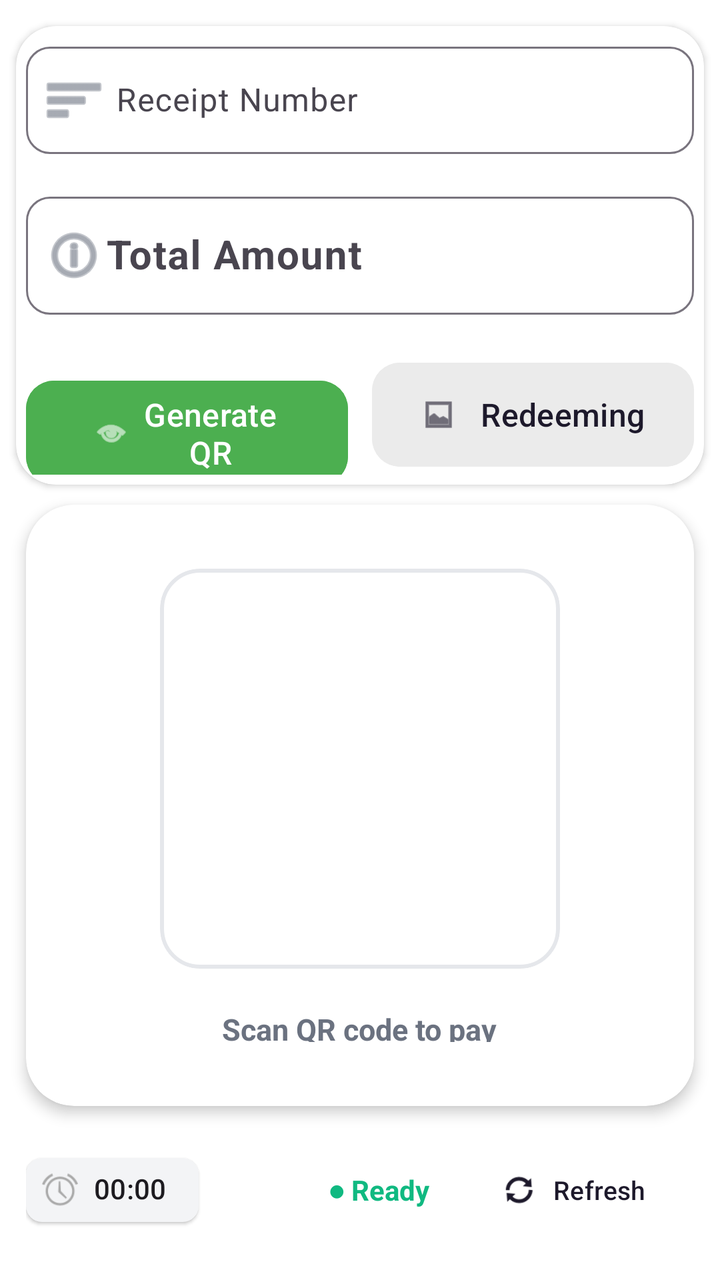
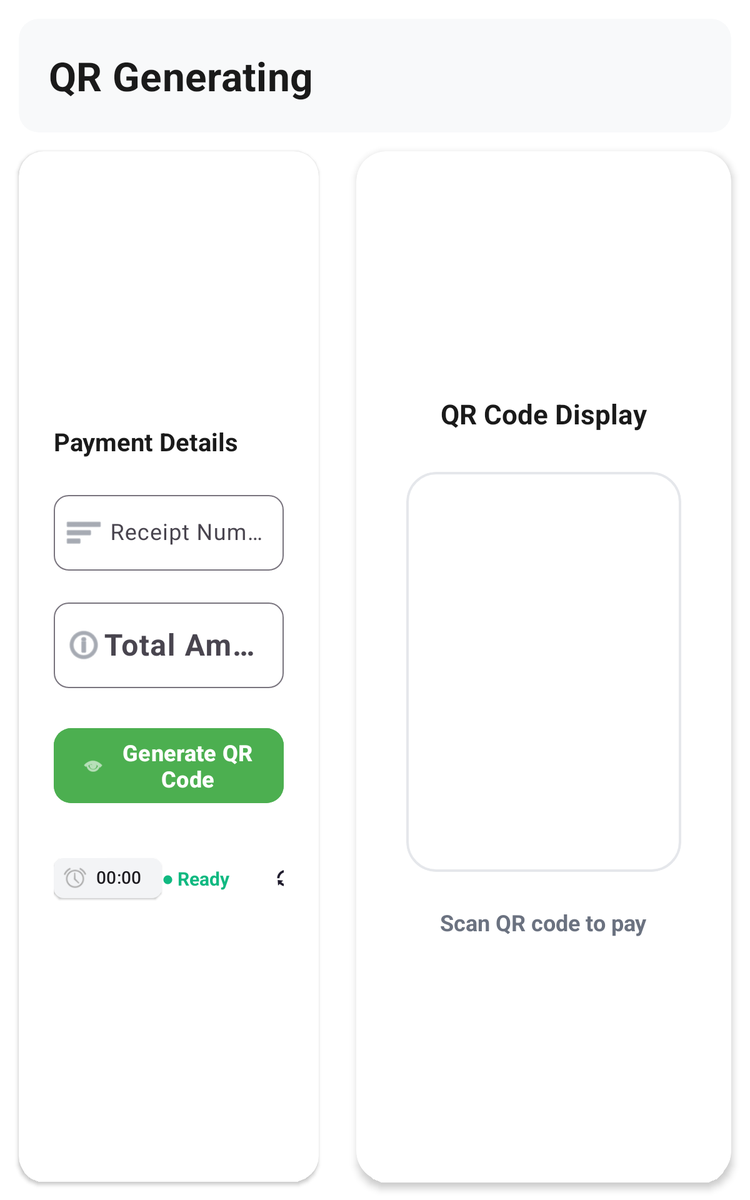

First picture: res/layout/ on a phone held upright. Second picture: the repository's own variant of that layout, on a device whose configuration matches the variant's folder. Source for both follows.
<!-- AndroidManifest.xml: application theme Theme.AdminLoyalty -->
<!-- res/layout/activity_cashier.xml -->
<?xml version="1.0" encoding="utf-8"?>
<androidx.constraintlayout.widget.ConstraintLayout
    xmlns:android="http://schemas.android.com/apk/res/android"
    xmlns:app="http://schemas.android.com/apk/res-auto"
    xmlns:tools="http://schemas.android.com/tools"
    android:layout_width="match_parent"
    android:layout_height="match_parent"
    android:id="@+id/cashier_main"
    android:background="@color/white"
    android:padding="3dp">

    
    <com.google.android.material.card.MaterialCardView
        android:id="@+id/input_card"
        android:layout_width="0dp"
        android:layout_height="wrap_content"
        android:layout_marginTop="10dp"
        android:layout_marginStart="5dp"
        android:layout_marginEnd="5dp"
        app:cardCornerRadius="20dp"
        app:cardElevation="2dp"
        app:strokeWidth="0dp"
        android:backgroundTint="@color/white"
        app:layout_constraintTop_toTopOf="parent"
        app:layout_constraintStart_toStartOf="parent"
        app:layout_constraintEnd_toEndOf="parent">

        <LinearLayout
            android:layout_width="match_parent"
            android:layout_height="wrap_content"
            android:orientation="vertical"
            android:padding="5dp">

            <com.google.android.material.textfield.TextInputLayout
                android:id="@+id/til_receipt"
                style="@style/Widget.Material3.TextInputLayout.OutlinedBox"
                android:layout_width="match_parent"
                android:layout_height="wrap_content"
                android:hint="Receipt Number"
                app:boxCornerRadiusTopStart="12dp"
                app:boxCornerRadiusTopEnd="12dp"
                app:boxCornerRadiusBottomStart="12dp"
                app:boxCornerRadiusBottomEnd="12dp"
                app:startIconDrawable="@android:drawable/ic_menu_sort_by_size"
                app:startIconTint="#6B7280"
                app:hintTextColor="#6B7280">

                <com.google.android.material.textfield.TextInputEditText
                    android:id="@+id/et_receipt"
                    android:layout_width="match_parent"
                    android:layout_height="wrap_content"
                    android:paddingStart="45dp"
                    android:inputType="text"
                    android:textSize="16sp"
                    android:maxLines="1"
                    android:paddingVertical="16dp"/>
            </com.google.android.material.textfield.TextInputLayout>

            <com.google.android.material.textfield.TextInputLayout
                android:id="@+id/til_amount"
                style="@style/Widget.Material3.TextInputLayout.OutlinedBox"
                android:layout_width="match_parent"
                android:layout_height="wrap_content"
                android:layout_marginTop="16dp"
                android:hint="Total Amount"
                app:boxCornerRadiusTopStart="12dp"
                app:boxCornerRadiusTopEnd="12dp"
                app:boxCornerRadiusBottomStart="12dp"
                app:boxCornerRadiusBottomEnd="12dp"
                app:prefixText="MAD "
                app:startIconDrawable="@android:drawable/ic_menu_info_details"
                app:startIconTint="#6B7280"
                app:hintTextColor="#6B7280">

                <com.google.android.material.textfield.TextInputEditText
                    android:id="@+id/et_amount"
                    android:layout_width="match_parent"
                    android:paddingStart="40dp"
                    android:layout_height="wrap_content"
                    android:inputType="numberDecimal"
                    android:textSize="20sp"
                    android:textStyle="bold"
                    android:maxLines="1"
                    android:paddingVertical="16dp"/>
            </com.google.android.material.textfield.TextInputLayout>

            <LinearLayout
                android:layout_width="match_parent"
                android:layout_height="wrap_content"
                android:orientation="horizontal"
                android:layout_marginTop="20dp">

                <com.google.android.material.button.MaterialButton
                    android:id="@+id/btn_generate"
                    android:layout_width="0dp"
                    android:layout_height="60dp"
                    android:layout_weight="1"
                    android:text="Generate QR"
                    android:textSize="16sp"
                    app:icon="@android:drawable/ic_menu_view"
                    android:backgroundTint="@color/colorSuccess"
                    app:iconGravity="textStart"
                    app:iconPadding="5dp"
                    app:cornerRadius="14dp"
                    android:elevation="0dp"/>

                <Space
                    android:layout_width="12dp"
                    android:layout_height="0dp"/>

                <com.google.android.material.button.MaterialButton
                    android:id="@+id/btn_redeeming"
                    style="@style/Widget.Material3.Button.TonalButton"
                    android:layout_width="0dp"
                    android:layout_height="60dp"
                    android:layout_weight="1"
                    android:backgroundTint="@color/light_grey"
                    android:text="Redeeming"
                    android:textSize="16sp"
                    app:icon="@android:drawable/ic_menu_gallery"
                    app:iconGravity="textStart"
                    app:iconPadding="12dp"
                    app:cornerRadius="14dp"
                    android:elevation="0dp"/>
            </LinearLayout>
        </LinearLayout>
    </com.google.android.material.card.MaterialCardView>

    
    <com.google.android.material.card.MaterialCardView
        android:id="@+id/card_qr"
        android:layout_width="0dp"
        android:layout_height="0dp"
        android:layout_margin="10dp"
        android:layout_marginBottom="8dp"
        app:cardCornerRadius="24dp"
        app:cardElevation="4dp"
        app:strokeWidth="0dp"
        android:backgroundTint="@color/white"
        app:layout_constraintTop_toBottomOf="@id/input_card"
        app:layout_constraintStart_toStartOf="parent"
        app:layout_constraintEnd_toEndOf="parent"
        app:layout_constraintBottom_toTopOf="@id/status_row">

        <LinearLayout
            android:layout_width="match_parent"
            android:layout_height="match_parent"
            android:padding="32dp"
            android:gravity="center"
            android:orientation="vertical">

            <com.google.android.material.card.MaterialCardView
                android:layout_width="wrap_content"
                android:layout_height="wrap_content"
                app:cardCornerRadius="20dp"
                app:cardElevation="0dp"
                app:strokeWidth="2dp"
                app:strokeColor="#E5E7EB">

                <ImageView
                    android:id="@+id/img_qr"
                    android:layout_width="200dp"
                    android:layout_height="200dp"
                    android:contentDescription="QR code"
                    android:padding="16dp"
                    android:background="@color/white"
                    android:scaleType="fitCenter"/>
            </com.google.android.material.card.MaterialCardView>

            <TextView
                android:id="@+id/tv_qr_meta"
                android:layout_width="wrap_content"
                android:layout_height="wrap_content"
                android:text="Scan QR code to pay"
                android:textSize="15sp"
                android:textColor="#6B7280"
                android:textStyle="bold"
                android:gravity="center"
                android:layout_marginTop="20dp"/>

            <ProgressBar
                android:id="@+id/progress_issuing"
                android:layout_width="wrap_content"
                android:layout_height="wrap_content"
                android:visibility="gone"
                android:indeterminate="true"
                android:layout_marginTop="16dp"/>
        </LinearLayout>
    </com.google.android.material.card.MaterialCardView>

    
    <LinearLayout
        android:id="@+id/status_row"
        android:layout_width="0dp"
        android:layout_height="wrap_content"
        android:orientation="horizontal"
        android:gravity="center_vertical"
        android:layout_margin="10dp"
        android:paddingVertical="8dp"
        android:layout_marginBottom="8dp"
        app:layout_constraintBottom_toTopOf="@id/card_confirm"
        app:layout_constraintStart_toStartOf="parent"
        app:layout_constraintEnd_toEndOf="parent">

        <com.google.android.material.chip.Chip
            android:id="@+id/chip_timer"
            style="@style/Widget.Material3.Chip.Assist.Elevated"
            android:layout_width="wrap_content"
            android:layout_height="wrap_content"
            android:text="00:00"
            android:textStyle="bold"
            app:chipIcon="@android:drawable/ic_lock_idle_alarm"
            app:chipIconVisible="true"
            app:chipBackgroundColor="#F3F4F6"/>

        <Space
            android:layout_width="0dp"
            android:layout_height="0dp"
            android:layout_weight="1"/>

        <com.google.android.material.textview.MaterialTextView
            android:id="@+id/tv_status"
            android:layout_width="wrap_content"
            android:layout_height="wrap_content"
            android:text="● Ready"
            android:textSize="14sp"
            android:textStyle="bold"
            android:textColor="#10B981"
            android:layout_marginEnd="12dp"/>

        <com.google.android.material.button.MaterialButton
            android:id="@+id/btn_refresh"
            style="@style/Widget.Material3.Button.TonalButton"
            android:layout_width="wrap_content"
            android:layout_height="40dp"
            android:text="Refresh"
            android:backgroundTint="@color/white"
            android:textSize="13sp"
            android:minWidth="0dp"
            app:icon="@android:drawable/ic_popup_sync"
            app:iconGravity="textStart"
            app:cornerRadius="10dp"/>
    </LinearLayout>

    
    <com.google.android.material.card.MaterialCardView
        android:id="@+id/card_confirm"
        android:layout_width="0dp"
        android:layout_height="wrap_content"
        android:visibility="gone"
        android:backgroundTint="@color/white"
        app:cardCornerRadius="20dp"
        app:cardElevation="8dp"
        app:strokeWidth="0dp"
        app:layout_constraintBottom_toBottomOf="parent"
        app:layout_constraintStart_toStartOf="parent"
        app:layout_constraintEnd_toEndOf="parent">

        <LinearLayout
            android:layout_width="match_parent"
            android:layout_height="wrap_content"
            android:orientation="vertical"
            android:padding="24dp">

            <LinearLayout
                android:layout_width="match_parent"
                android:layout_height="wrap_content"
                android:orientation="horizontal"
                android:gravity="center_vertical">

                <LinearLayout
                    android:layout_width="0dp"
                    android:layout_height="wrap_content"
                    android:layout_weight="1"
                    android:orientation="vertical">

                    <com.google.android.material.textview.MaterialTextView
                        android:id="@+id/tvConfirmTitle"
                        android:layout_width="wrap_content"
                        android:layout_height="wrap_content"
                        android:text="✓ Payment Received"
                        android:textStyle="bold"
                        android:textSize="19sp"
                        android:textColor="#1A1A1A"/>

                    <com.google.android.material.textview.MaterialTextView
                        android:id="@+id/tv_confirm_details"
                        android:layout_width="wrap_content"
                        android:layout_height="wrap_content"
                        android:text="Receipt #— · MAD —"
                        android:layout_marginTop="6dp"
                        android:textSize="14sp"
                        android:textColor="#6B7280"/>
                </LinearLayout>

                <com.google.android.material.chip.Chip
                    android:id="@+id/chip_confirm_timer"
                    style="@style/Widget.Material3.Chip.Assist.Elevated"
                    android:layout_width="wrap_content"
                    android:layout_height="wrap_content"
                    android:text="10s"
                    android:textStyle="bold"
                    app:chipIcon="@android:drawable/ic_lock_idle_alarm"
                    app:chipIconVisible="true"
                    app:chipBackgroundColor="#FEF3C7"/>
            </LinearLayout>

            <LinearLayout
                android:layout_width="match_parent"
                android:layout_height="wrap_content"
                android:orientation="horizontal"
                android:layout_marginTop="20dp"
                android:gravity="center">

                <com.google.android.material.button.MaterialButton
                    android:id="@+id/btn_cancel"
                    style="@style/Widget.Material3.Button.OutlinedButton"
                    android:layout_width="0dp"
                    android:layout_height="56dp"
                    android:layout_weight="1"
                    android:text="Cancel"
                    android:textSize="15sp"
                    android:textStyle="bold"
                    app:cornerRadius="12dp"
                    app:strokeWidth="2dp"/>

                <Space android:layout_width="16dp" android:layout_height="0dp"/>

                <com.google.android.material.button.MaterialButton
                    android:id="@+id/btn_confirm"
                    android:layout_width="0dp"
                    android:layout_height="56dp"
                    android:layout_weight="1"
                    android:text="Confirm"
                    android:textSize="15sp"
                    android:textStyle="bold"
                    app:icon="@android:drawable/ic_menu_send"
                    app:iconGravity="textEnd"
                    app:cornerRadius="12dp"/>
            </LinearLayout>
        </LinearLayout>
    </com.google.android.material.card.MaterialCardView>


</androidx.constraintlayout.widget.ConstraintLayout>
<!-- resources referenced by this layout -->
<resources>
  <color name="colorSuccess">#4CAF50</color>
  <color name="light_grey">#EBEBEB</color>
  <color name="white">#FFFFFFFF</color>
  <style name="Theme.AdminLoyalty" parent="Base.Theme.AdminLoyalty" />
  <style name="Base.Theme.AdminLoyalty" parent="Theme.Material3.DayNight.NoActionBar">
          
          <item name="colorPrimary">@android:color/darker_gray</item>
          <item name="colorOnPrimary">@color/white</item>
          
          <item name="colorSecondary">@android:color/darker_gray</item>
          <item name="colorOnSecondary">@color/black</item>
          
          <item name="android:statusBarColor">@android:color/darker_gray</item>
      </style>
  <color name="black">#FF000000</color>
</resources>
<!-- res/layout-sw600dp/activity_cashier.xml (the repository's variant of the layout above) -->
<!-- drawn on a 7-inch tablet held upright -->
<?xml version="1.0" encoding="utf-8"?>
<androidx.constraintlayout.widget.ConstraintLayout
    xmlns:android="http://schemas.android.com/apk/res/android"
    xmlns:app="http://schemas.android.com/apk/res-auto"
    xmlns:tools="http://schemas.android.com/tools"
    android:layout_width="match_parent"
    android:layout_height="match_parent"
    android:id="@+id/cashier_main"
    android:background="@color/white" >

    
    <com.google.android.material.card.MaterialCardView
        android:id="@+id/header_card"
        android:layout_width="0dp"
        android:layout_height="wrap_content"
        android:backgroundTint="#F8F9FA"
        android:layout_margin="15dp"
        app:cardCornerRadius="16dp"
        app:cardElevation="0dp"
        app:layout_constraintEnd_toEndOf="parent"
        app:layout_constraintStart_toStartOf="parent"
        app:layout_constraintTop_toTopOf="parent"
        app:strokeWidth="0dp">

        <LinearLayout
            android:layout_width="match_parent"
            android:layout_height="wrap_content"
            android:orientation="vertical"
            android:padding="24dp">

            <com.google.android.material.textview.MaterialTextView
                android:id="@+id/title"
                android:layout_width="wrap_content"
                android:layout_height="wrap_content"
                android:letterSpacing="0.005"
                android:text="QR Generating"
                android:textColor="#1A1A1A"
                android:textSize="32sp"
                android:textStyle="bold" />

        </LinearLayout>
    </com.google.android.material.card.MaterialCardView>

    
    <com.google.android.material.card.MaterialCardView
        android:id="@+id/input_card"
        android:layout_width="0dp"
        android:layout_height="0dp"
        android:layout_margin="15dp"
        app:cardCornerRadius="20dp"
        app:cardElevation="2dp"
        app:strokeWidth="0dp"
        android:backgroundTint="@color/white"
        app:layout_constraintTop_toBottomOf="@id/header_card"
        app:layout_constraintStart_toStartOf="parent"
        app:layout_constraintEnd_toStartOf="@id/card_qr"
        app:layout_constraintBottom_toTopOf="@id/card_confirm"
        app:layout_constraintWidth_percent="0.4">

        <LinearLayout
            android:layout_width="match_parent"
            android:layout_height="match_parent"
            android:orientation="vertical"
            android:padding="28dp"
            android:gravity="center_vertical">

            <com.google.android.material.textview.MaterialTextView
                android:layout_width="wrap_content"
                android:layout_height="wrap_content"
                android:text="Payment Details"
                android:textSize="20sp"
                android:textStyle="bold"
                android:textColor="#1A1A1A"
                android:layout_marginBottom="24dp"/>

            <com.google.android.material.textfield.TextInputLayout
                android:id="@+id/til_receipt"
                style="@style/Widget.Material3.TextInputLayout.OutlinedBox"
                android:layout_width="match_parent"
                android:layout_height="wrap_content"
                android:hint="Receipt Number"
                app:boxCornerRadiusTopStart="12dp"
                app:boxCornerRadiusTopEnd="12dp"
                app:boxCornerRadiusBottomStart="12dp"
                app:boxCornerRadiusBottomEnd="12dp"
                app:startIconDrawable="@android:drawable/ic_menu_sort_by_size"
                app:startIconTint="#6B7280"
                app:hintTextColor="#6B7280">

                <com.google.android.material.textfield.TextInputEditText
                    android:id="@+id/et_receipt"
                    android:layout_width="match_parent"
                    android:layout_height="wrap_content"
                    android:paddingStart="45dp"
                    android:inputType="text"
                    android:textSize="18sp"
                    android:maxLines="1"
                    android:paddingVertical="18dp"/>
            </com.google.android.material.textfield.TextInputLayout>

            <com.google.android.material.textfield.TextInputLayout
                android:id="@+id/til_amount"
                style="@style/Widget.Material3.TextInputLayout.OutlinedBox"
                android:layout_width="match_parent"
                android:layout_height="wrap_content"
                android:layout_marginTop="20dp"
                android:hint="Total Amount"
                app:boxCornerRadiusTopStart="12dp"
                app:boxCornerRadiusTopEnd="12dp"
                app:boxCornerRadiusBottomStart="12dp"
                app:boxCornerRadiusBottomEnd="12dp"
                app:prefixText="MAD "
                app:startIconDrawable="@android:drawable/ic_menu_info_details"
                app:startIconTint="#6B7280"
                app:hintTextColor="#6B7280">

                <com.google.android.material.textfield.TextInputEditText
                    android:id="@+id/et_amount"
                    android:layout_width="match_parent"
                    android:paddingStart="40dp"
                    android:layout_height="wrap_content"
                    android:inputType="numberDecimal"
                    android:textSize="24sp"
                    android:textStyle="bold"
                    android:maxLines="1"
                    android:paddingVertical="18dp"/>
            </com.google.android.material.textfield.TextInputLayout>

            <com.google.android.material.button.MaterialButton
                android:id="@+id/btn_generate"
                android:layout_width="match_parent"
                android:layout_height="68dp"
                android:layout_marginTop="28dp"
                android:text="Generate QR Code"
                android:textSize="18sp"
                android:textStyle="bold"
                app:icon="@android:drawable/ic_menu_view"
                android:backgroundTint="@color/colorSuccess"
                app:iconGravity="textStart"
                app:iconPadding="12dp"
                app:cornerRadius="14dp"
                android:elevation="0dp"/>

            
            <LinearLayout
                android:layout_width="match_parent"
                android:layout_height="wrap_content"
                android:orientation="horizontal"
                android:gravity="center_vertical"
                android:layout_marginTop="32dp">

                <com.google.android.material.chip.Chip
                    android:id="@+id/chip_timer"
                    style="@style/Widget.Material3.Chip.Assist.Elevated"
                    android:layout_width="wrap_content"
                    android:layout_height="wrap_content"
                    android:text="00:00"
                    android:textStyle="bold"
                    android:textSize="14sp"
                    app:chipIcon="@android:drawable/ic_lock_idle_alarm"
                    app:chipIconVisible="true"
                    app:chipBackgroundColor="#F3F4F6"/>

                <Space
                    android:layout_width="0dp"
                    android:layout_height="0dp"
                    android:layout_weight="1"/>

                <com.google.android.material.textview.MaterialTextView
                    android:id="@+id/tv_status"
                    android:layout_width="wrap_content"
                    android:layout_height="wrap_content"
                    android:text="● Ready"
                    android:textSize="15sp"
                    android:textStyle="bold"
                    android:textColor="#10B981"
                    android:layout_marginEnd="12dp"/>

                <com.google.android.material.button.MaterialButton
                    android:id="@+id/btn_refresh"
                    style="@style/Widget.Material3.Button.TonalButton"
                    android:layout_width="wrap_content"
                    android:layout_height="44dp"
                    android:text="Refresh"
                    android:backgroundTint="@color/white"
                    android:textSize="14sp"
                    android:minWidth="0dp"
                    app:icon="@android:drawable/ic_popup_sync"
                    app:iconGravity="textStart"
                    app:cornerRadius="10dp"/>
            </LinearLayout>
        </LinearLayout>
    </com.google.android.material.card.MaterialCardView>

    
    <com.google.android.material.card.MaterialCardView
        android:id="@+id/card_qr"
        android:layout_width="0dp"
        android:layout_height="0dp"
        android:layout_margin="15dp"
        app:cardCornerRadius="24dp"
        app:cardElevation="4dp"
        app:strokeWidth="0dp"
        android:backgroundTint="@color/white"
        app:layout_constraintTop_toBottomOf="@id/header_card"
        app:layout_constraintStart_toEndOf="@id/input_card"
        app:layout_constraintEnd_toEndOf="parent"
        app:layout_constraintBottom_toTopOf="@id/card_confirm">

        <LinearLayout
            android:layout_width="match_parent"
            android:layout_height="match_parent"
            android:padding="40dp"
            android:gravity="center"
            android:orientation="vertical">

            <com.google.android.material.textview.MaterialTextView
                android:layout_width="wrap_content"
                android:layout_height="wrap_content"
                android:text="QR Code Display"
                android:textSize="22sp"
                android:textStyle="bold"
                android:textColor="#1A1A1A"
                android:layout_marginBottom="32dp"/>

            <com.google.android.material.card.MaterialCardView
                android:layout_width="wrap_content"
                android:layout_height="wrap_content"
                app:cardCornerRadius="24dp"
                app:cardElevation="0dp"
                app:strokeWidth="2dp"
                app:strokeColor="#E5E7EB">

                <ImageView
                    android:id="@+id/img_qr"
                    android:layout_width="320dp"
                    android:layout_height="320dp"
                    android:contentDescription="QR code"
                    android:padding="24dp"
                    android:background="@color/white"
                    android:scaleType="fitCenter"/>
            </com.google.android.material.card.MaterialCardView>

            <TextView
                android:id="@+id/tv_qr_meta"
                android:layout_width="wrap_content"
                android:layout_height="wrap_content"
                android:text="Scan QR code to pay"
                android:textSize="18sp"
                android:textColor="#6B7280"
                android:textStyle="bold"
                android:gravity="center"
                android:layout_marginTop="28dp"/>

            <ProgressBar
                android:id="@+id/progress_issuing"
                android:layout_width="wrap_content"
                android:layout_height="wrap_content"
                android:visibility="gone"
                android:indeterminate="true"
                android:layout_marginTop="20dp"/>
        </LinearLayout>
    </com.google.android.material.card.MaterialCardView>

    
    <com.google.android.material.card.MaterialCardView
        android:id="@+id/card_confirm"
        android:layout_width="0dp"
        android:layout_height="wrap_content"
        android:visibility="gone"
        android:layout_marginTop="16dp"
        android:backgroundTint="@color/white"
        app:cardCornerRadius="20dp"
        app:cardElevation="8dp"
        app:strokeWidth="0dp"
        app:layout_constraintBottom_toBottomOf="parent"
        app:layout_constraintStart_toStartOf="parent"
        app:layout_constraintEnd_toEndOf="parent">

        <LinearLayout
            android:layout_width="match_parent"
            android:layout_height="wrap_content"
            android:orientation="horizontal"
            android:padding="28dp"
            android:gravity="center_vertical">

            <LinearLayout
                android:layout_width="0dp"
                android:layout_height="wrap_content"
                android:layout_weight="1"
                android:orientation="vertical">

                <com.google.android.material.textview.MaterialTextView
                    android:id="@+id/tvConfirmTitle"
                    android:layout_width="wrap_content"
                    android:layout_height="wrap_content"
                    android:text="✓ Payment Received"
                    android:textStyle="bold"
                    android:textSize="22sp"
                    android:textColor="#1A1A1A"/>

                <com.google.android.material.textview.MaterialTextView
                    android:id="@+id/tv_confirm_details"
                    android:layout_width="wrap_content"
                    android:layout_height="wrap_content"
                    android:text="Receipt #— · MAD —"
                    android:layout_marginTop="8dp"
                    android:textSize="16sp"
                    android:textColor="#6B7280"/>
            </LinearLayout>

            <com.google.android.material.chip.Chip
                android:id="@+id/chip_confirm_timer"
                style="@style/Widget.Material3.Chip.Assist.Elevated"
                android:layout_width="wrap_content"
                android:layout_height="wrap_content"
                android:text="10s"
                android:textStyle="bold"
                android:textSize="15sp"
                android:layout_marginEnd="20dp"
                app:chipIcon="@android:drawable/ic_lock_idle_alarm"
                app:chipIconVisible="true"
                app:chipBackgroundColor="#FEF3C7"/>

            <com.google.android.material.button.MaterialButton
                android:id="@+id/btn_cancel"
                style="@style/Widget.Material3.Button.OutlinedButton"
                android:layout_width="160dp"
                android:layout_height="60dp"
                android:text="Cancel"
                android:textSize="16sp"
                android:textStyle="bold"
                android:layout_marginEnd="16dp"
                app:cornerRadius="12dp"
                app:strokeWidth="2dp"/>

            <com.google.android.material.button.MaterialButton
                android:id="@+id/btn_confirm"
                android:layout_width="180dp"
                android:layout_height="60dp"
                android:text="Confirm"
                android:textSize="16sp"
                android:textStyle="bold"
                app:icon="@android:drawable/ic_menu_send"
                app:iconGravity="textEnd"
                app:cornerRadius="12dp"/>
        </LinearLayout>
    </com.google.android.material.card.MaterialCardView>
</androidx.constraintlayout.widget.ConstraintLayout>
<!-- resources referenced by the variant -->
<!-- as a 7-inch tablet held upright resolves them -->
<resources>
  <color name="colorSuccess">#4CAF50</color>
  <color name="white">#FFFFFFFF</color>
  <style name="Theme.AdminLoyalty" parent="Base.Theme.AdminLoyalty" />
  <style name="Base.Theme.AdminLoyalty" parent="Theme.Material3.DayNight.NoActionBar">
          
          <item name="colorPrimary">@android:color/darker_gray</item>
          <item name="colorOnPrimary">@color/white</item>
          
          <item name="colorSecondary">@android:color/darker_gray</item>
          <item name="colorOnSecondary">@color/black</item>
          
          <item name="android:statusBarColor">@android:color/darker_gray</item>
      </style>
  <color name="black">#FF000000</color>
</resources>
